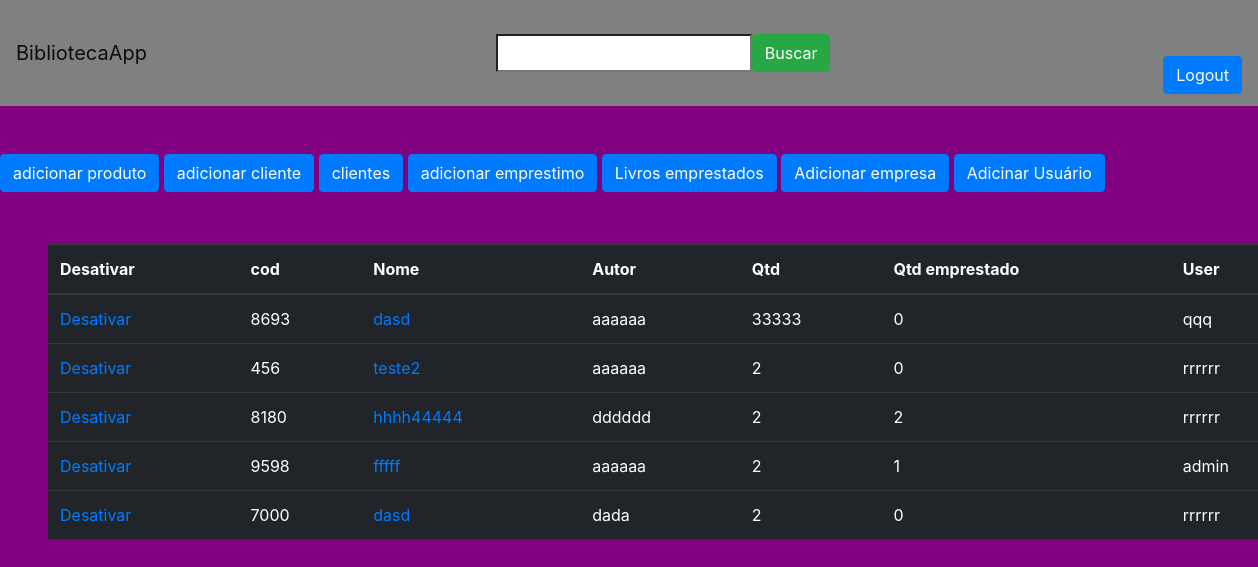
Before: / (signed in) with the older database file.
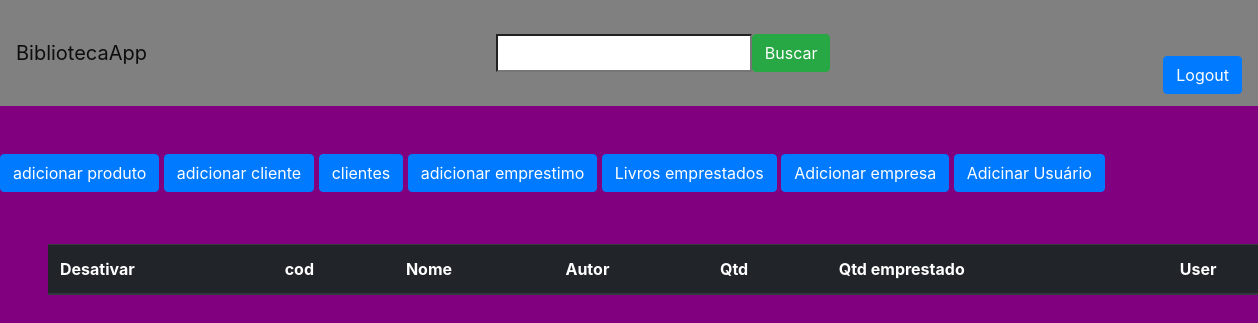
After: the same page with the newer database file.
### bibliotecaApp/models.py (models this page shows, shortened)
class Livro(models.Model):
    user = models.ForeignKey(CustomUser, on_delete=models.CASCADE)
    empresa = models.ForeignKey(Empresas, on_delete=models.CASCADE)
    cod = models.IntegerField(unique=True)
    name = models.CharField(max_length=255, blank=False)
    genery = models.ForeignKey(Genero, on_delete=models.CASCADE, blank=True)
    pg = models.IntegerField()
    picture = models.ImageField(blank=True)
    author = models.CharField(max_length=255)
    qtd = models.IntegerField()
    created_at = models.DateTimeField()
    in_stock = models.BooleanField(default=False)
    emprestado = models.IntegerField(default=0)
    class Meta:
        verbose_name = 'Livro'
        verbose_name_plural = 'Livros'

### accounts/models.py (models this page shows)
class CustomUser(AbstractUser):
    cargo = models.ForeignKey(Cargos, on_delete=models.SET_NULL, null=True, blank=True)
    empresa = models.ForeignKey(Empresas, on_delete=models.SET_NULL, null=True, blank=True)
    groups = models.ManyToManyField(
        'auth.Group',
        related_name='customuser_groups',
        blank=True,
        verbose_name='groups',
        help_text='The groups this user belongs to. A user will get all permissions granted to each of their groups.',
    )
    user_permissions = models.ManyToManyField(
        'auth.Permission',
        related_name='customuser_permissions',
        blank=True,
        verbose_name='user permissions',
        help_text='Specific permissions for this user.',
    )
    def __str__(self):
        return self.username

### bibliotecaApp/views.py (the view)
# urls.py: path('', views.index, name='home'),
@login_required(redirect_field_name='login')
def index(request):
    if request.user.is_superuser:
        livros = Livro.objects.filter(in_stock=True)
    elif request.user.cargo.name == 'Gerente':
        livros = Livro.objects.filter(empresa_id=request.user.empresa.id, in_stock=True)
    else:
        livros = Livro.objects.filter(user_id=request.user.id, in_stock=True)
    return render(request, 'pages/index.html', {'livros': livros})

### cliente/models.py (called while the page is built)
    def save(self, *args, **kwargs):
        if not self.cod:
            self.cod = str(uuid4())
        super().save(*args, **kwargs)

### bibliotecaApp/templates/pages/index.html (shortened to what this page needs)
{% load static%}
<!DOCTYPE html>
<html lang="en">
<head>
    <link rel="stylesheet" href="https://stackpath.bootstrapcdn.com/bootstrap/4.1.3/css/bootstrap.min.css">
    <link rel="stylesheet" href="{% static 'css/global.css' %}">
</head>
<body>
    <header>
        <nav class="navbar navbar-light bg-light">
            <a class="navbar-brand" href="#">BibliotecaApp</a>
            <form action="{% url 'search-livros' %}" class="d-flex gap-1">
              <input type="search" name="q">
              <button class="btn btn-success">Buscar</button>
            </form>
            <a href="{% url 'logout' %}" class="btn btn-primary mt-5 mb-1">Logout</a>
        </nav>
    </header>
    <a href="{% url 'add-livro' %}" class=" btn btn-primary mt-5 mb-1"> adicionar produto</a>
    <a href="{% url 'add-cliente' %}" class=" btn btn-primary mt-5 mb-1"> adicionar cliente</a>
    <a href="{% url 'clientes' %}" class=" btn btn-primary mt-5 mb-1"> clientes </a>
    <a href="{% url 'add-emprestimo' %}" class=" btn btn-primary mt-5 mb-1"> adicionar emprestimo</a>
    <a href="{% url 'emprestados-livros' %}" class=" btn btn-primary mt-5 mb-1"> Livros emprestados</a>
    {% if user.is_superuser %}
        <a href="{% url 'add-empresa' %}" class=" btn btn-primary mt-5 mb-1"> Adicionar empresa</a>
        <a href="{% url 'add-user' %}" class=" btn btn-primary mt-5 mb-1"> Adicinar Usuário</a>
    {% endif %}
    <table class="table table-dark m-5">
    <thead>
        <tr>
            <th scope="col">Desativar</th>
            <th scope="col">cod</th>
            <th scope="col">Nome</th>
            <th scope="col">Autor</th>
            <th scope="col">Qtd</th>
            <th scope="col">Qtd emprestado</th>
            <th scope="col">User</th>
        </tr>
    </thead>
    <tbody>
        {% for livro in livros %}
        <tr>
            <td>
                <a href="{% url 'desativar-livro' livro.id %}">Desativar</a>
            </td>
            <td scope="row">{{ livro.cod }}</td>
            <td>
                <a href="{% url 'livro-detail' livro.id %}">
                    {{ livro.name }}
                </a>
            </td>
            <td>{{ livro.author }}</td>
            <td>{{ livro.qtd }}</td>
            <td>{{ livro.emprestado }}</td>
            <td>{{ livro.user }}</td>
        </tr>
        {% endfor %}
    </tbody>
</table>
</body>
</html>

### templates/static/css/global.css (style rules this page uses)
.navbar { background-color: grey !important; }
body { background-color: purple; }

Changed rows visible on the page:
removed Livro: cod "8693", name "dasd", author "aaaaaa", qtd "33333", emprestado "0", user "qqq"
removed Livro: cod "456", name "teste2", author "aaaaaa", qtd "2", emprestado "0", user "rrrrrr"
removed Livro: cod "8180", name "hhhh44444", author "dddddd", qtd "2", emprestado "2", user "rrrrrr"
removed Livro: cod "9598", name "fffff", author "aaaaaa", qtd "2", emprestado "1", user "admin"
removed Livro: cod "7000", name "dasd", author "dada", qtd "2", emprestado "0", user "rrrrrr"
